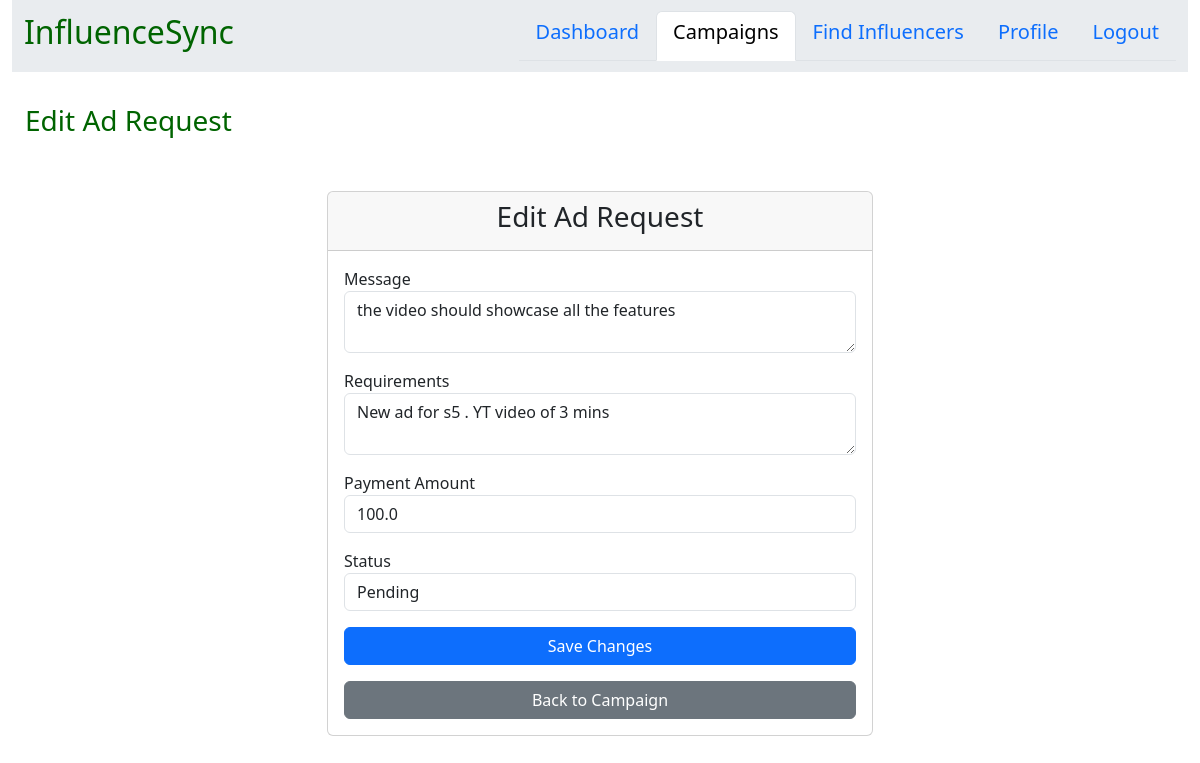
Before: /edit_ad_request/4 with the older database file.
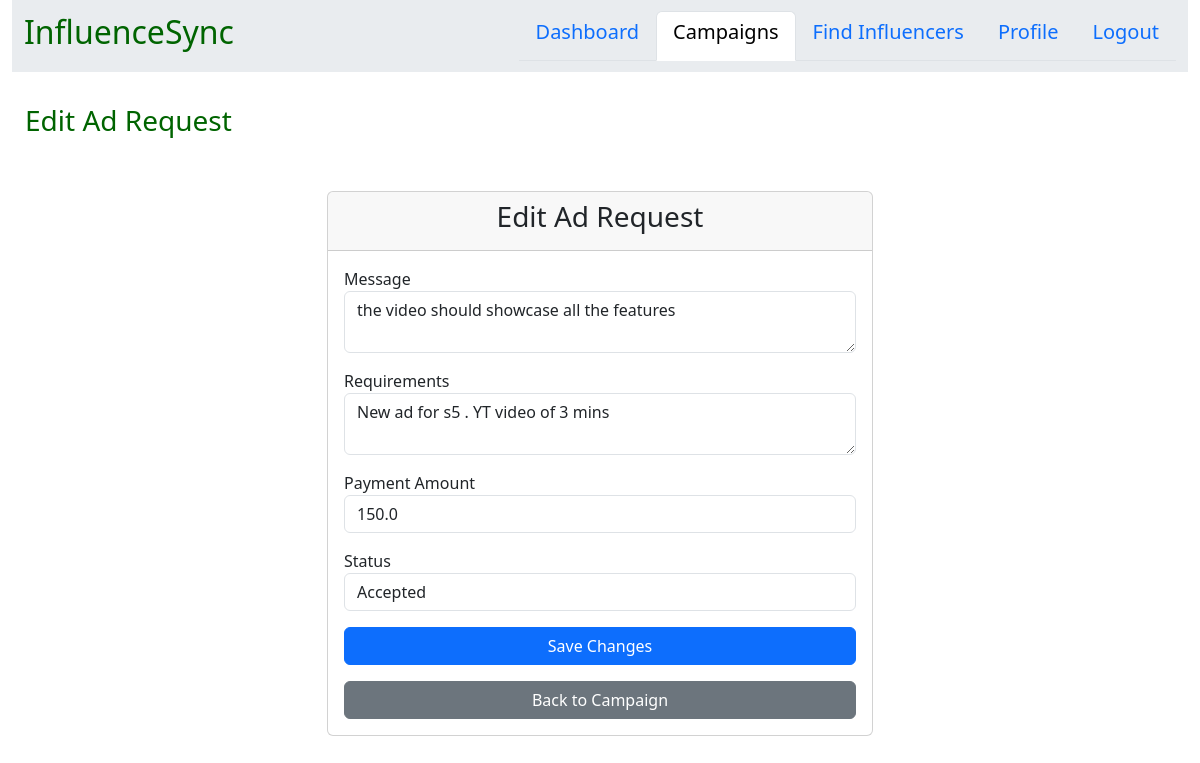
After: the same page with the newer database file.
### models.py (models this page shows)
class AdRequest(db.Model):
    __tablename__ = 'ad_requests'
    id = db.Column(db.Integer, primary_key=True)
    campaign_id = db.Column(db.Integer, db.ForeignKey('campaigns.id'), nullable=False)
    influencer_id = db.Column(db.Integer, db.ForeignKey('influencers.id'), nullable=False)
    message = db.Column(db.String(500),nullable=False)
    requirements = db.Column(db.String(500),nullable=False)
    payment_amount = db.Column(db.Float, nullable=False)
    status = db.Column(db.String(50), nullable=False, default='pending')   # 'Pending', 'Accepted', 'Rejected', 'done
    influencer = db.relationship('Influencer', backref=db.backref('ad_requests', lazy=True))

### routes.py (the view, shortened to what this page needs)
@app.route('/edit_ad_request/<int:request_id>', methods=['GET', 'POST'])
def edit_ad_request(request_id):
    ad_request = AdRequest.query.get_or_404(request_id)
    return render_template('ads/edit_ad_request.html', ad_request=ad_request)

### templates/ads/edit_ad_request.html (shortened to what this page needs)
{% extends "layouts.html" %}
{% block style %}
    <link rel="stylesheet" href="{{ url_for('static', filename='styles.css') }}">
{% endblock %}
{% block content %}
<div class="container-fluid">
    <nav class="navbar navbar-expand-lg bg-body-secondary">
        <div class="container-fluid">
            <a class="navbar-brand" href="#"><h2 style="color:darkgreen;">InfluenceSync</h2></a>
            <ul class="nav nav-tabs justify-content-end">
                <li class="nav-item">
                    <a class="nav-link" aria-current="page" href="{{ url_for('sponsor_dash') }}"><h5>Dashboard</h5></a>
                </li>
                <li class="nav-item">
                    <a class="nav-link active" aria-current="page" href="{{ url_for('sponsor_campaigns') }}"><h5>Campaigns</h5></a>
                </li>
                <li class="nav-item">
                    <a class="nav-link" aria-current="page" href="{{ url_for('sponsor_find_inf') }}"><h5>Find Influencers</h5></a>
                </li>
                <li class="nav-item">
                    <a class="nav-link" aria-current="page" href="#"><h5>Profile</h5></a>
                </li>
                <li class="nav-item">
                    <a class="nav-link" aria-current="page" href="{{ url_for('home') }}"><h5>Logout</h5></a>
                </li>
            </ul>
        </div>
    </nav>
    <br>
    <h3 class="headings" style="color:darkgreen;">Edit Ad Request</h3>
    <div class="container mt-5">
        <div class="row justify-content-center">
            <div class="col-md-6">
                <div class="card">
                    <div class="card-header text-center">
                        <h3>Edit Ad Request</h3>
                    </div>
                    <div class="card-body">
                        <form action="{{ url_for('edit_ad_request', request_id=ad_request.id) }}" method="POST">
                            <div class="form-group mb-3">
                                <label for="message">Message</label>
                                <textarea class="form-control" id="message" name="message" required>{{ ad_request.message }}</textarea>
                            </div>
                            <div class="form-group mb-3">
                                <label for="requirements">Requirements</label>
                                <textarea class="form-control" id="requirements" name="requirements" required>{{ ad_request.requirements }}</textarea>
                            </div>
                            <div class="form-group mb-3">
                                <label for="payment_amount">Payment Amount</label>
                                <input type="number" step="0.1" class="form-control" id="payment_amount" name="payment_amount" value="{{ ad_request.payment_amount }}" required>
                            </div>
                            <div class="form-group mb-3">
                                <label for="status">Status</label>
                                <select class="form-control" id="status" name="status" required>
                                    <option value="pending" {% if ad_request.status == 'pending' %}selected{% endif %}>Pending</option>
                                    <option value="accepted" {% if ad_request.status == 'accepted' %}selected{% endif %}>Accepted</option>
                                </select>
                            </div>
                            <div class="form-group mb-3">
                                <button type="submit" class="btn btn-primary w-100">Save Changes</button>
                            </div>
                        </form>
                        <div class="row">
                            <div class="col-12">
                                <a href="{{ url_for('campaign_details', campaign_id=ad_request.campaign_id) }}" class="btn btn-secondary w-100">
                                    Back to Campaign
                                </a>
                            </div>
                        </div>
                    </div>
                </div>
            </div>
        </div>
    </div>
</div>
{% endblock %}

Changed rows visible on the page:
changed AdRequest "the video should showcase all the features": payment_amount "100.0" → "150.0"; status "Pending" → "Accepted"
